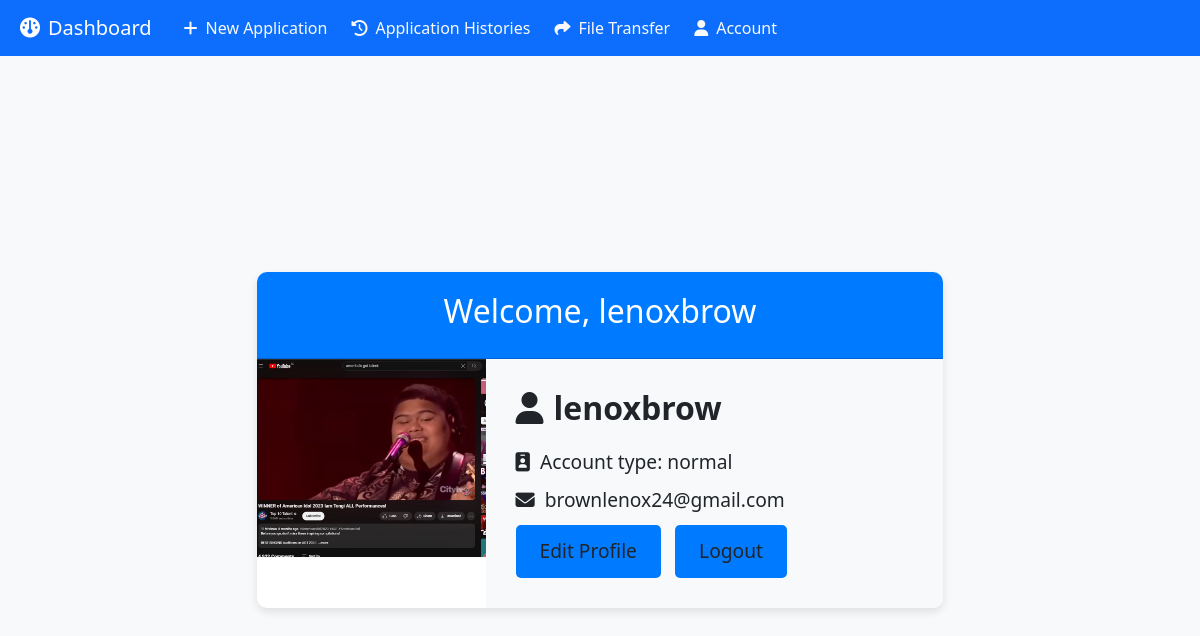
The app's page /account/ (signed in), older data.
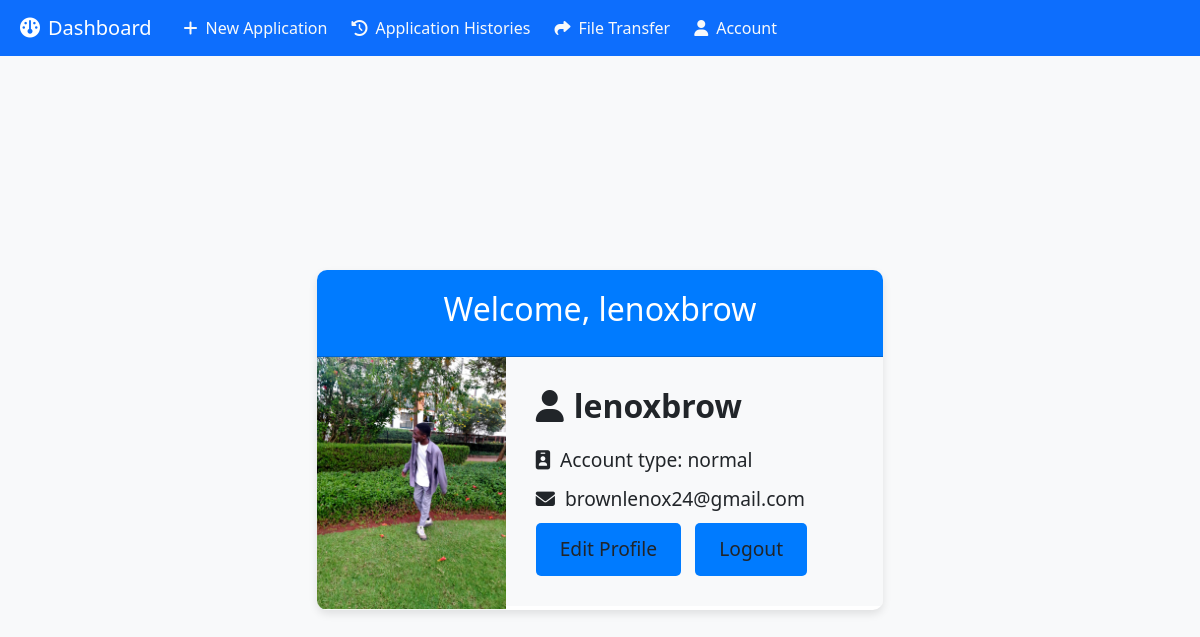
The same page, newer data.
### main/models.py (models this page shows, shortened)
class UserProfile(models.Model):
    USER_ROLES = (
        ('normal', 'Normal User'),
        ('officer', 'Handling Officer'),
        ('director', 'Director'),
    )
    user = models.OneToOneField(User, on_delete=models.CASCADE)
    profile_picture = models.ImageField(upload_to=unique_image_name, null=True, blank=True)
    role = models.CharField(max_length=10, choices=USER_ROLES, default='normal')

### main/views.py (the view)
# urls.py: path('account/', views.account, name="account"),
@login_required
def account(request):
    try:
        user_profile = UserProfile.objects.get(user=request.user)
    except UserProfile.DoesNotExist:
        return render(request, 'account.html')
    return render(request, 'account.html', {'user_profile': user_profile})

### templates/account.html (shortened to what this page needs)
{% extends 'base.html' %}
{% load static %}
{% block content %}
<div class="custom-container">
    <div class="card">
        <div class="card-header">
            <h2>Welcome, {{ user.username }}</h2>
        </div>
        <div class="row g-0">
            <div class="col-md-4">
                {% if user_profile.profile_picture %}
                    <img src="{{ user_profile.profile_picture.url }}" class="img-fluid profile-image" alt="Profile Image">
                {% else %}
                    <img src="{% static 'assets/images/person.png' %}" class="img-fluid profile-image" alt="Profile Image">
                {% endif %}
            </div>
            <div class="col-md-8">
                <div class="profile-info">
                    <h5 class="card-title"><i class="fa-solid fa-user info-icon"></i>{{ user.username }}</h5>
                    <p class="info-text"><i class="fa-solid fa-id-badge info-icon"></i>Account type: {{ user_profile.role }}</p>
                    <p class="info-text"><i class="fa-solid fa-envelope info-icon"></i>{{ user.email }}</p>
                    <a href="{% url 'edit-profile' %}" class="btn btn-custom">Edit Profile</a>
                    <a href="{% url 'logout' %}" class="btn btn-custom">Logout</a>
                </div>
            </div>
        </div>
    </div>
</div>
{% endblock content %}

Row changes from the older to the newer data that the page shows:
changed UserProfile "normal": profile_picture: a different picture
